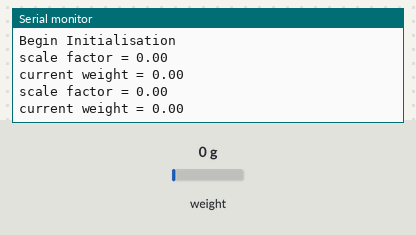
The sketch below on a simulated Arduino Uno, built with avr-gcc and run on an emulated ATmega328P. On the bench: the last lines printed to the serial monitor. The test bench sets the inputs (shaded band); at power-on: weight on the scale 0 g.

Above: at 5.8 s.
5.9 s: weight on the scale set to 100 g
At 10.5 s:
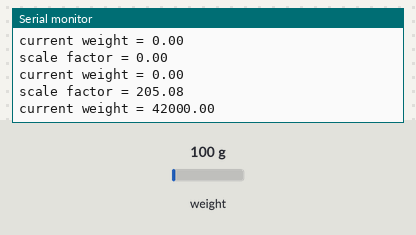
11.1 s: weight on the scale set to 1250 g
At 13.6 s:
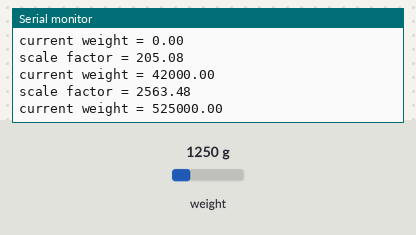
Timing chart, 0 to 15.1 s (numbered marks = the images above; inputs shaded):
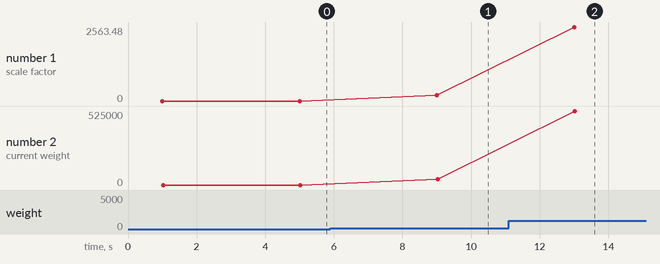

Measured:
- after the input at 5.9 s, the serial monitor: prints a new line after 3.1 s (image 1)
- after the input at 11.1 s, the serial monitor: prints a new line after 1.9 s (image 2)
- plotted number 1: 0 → 205.08 after the input at 5.9 s, 205.08 → 2563.48 after the input at 11.1 s
- plotted number 2: 0 → 42000 after the input at 5.9 s, 42000 → 525000 after the input at 11.1 s

The sketch:

Calibration.ino
```cpp
// (licence header left out)
#include "HX711.h" //This library can be obtained here http://librarymanager/All#Avia_HX711

//#define calibration_factor -7050.0 //This value is obtained using the SparkFun_HX711_Calibration sketch
//#define zero_factor 125804 //This large value is obtained using the SparkFun_HX711_Calibration sketch

//long calibration_factor =  2050.0; //This value is obtained using the SparkFun_HX711_Calibration sketch
long zero_factor =  125804; //This large value is obtained using the SparkFun_HX711_Calibration sketch

#define LOADCELL_DOUT_PIN  A5
#define LOADCELL_SCK_PIN  A4

HX711 scale;


/* Calibration sketch for HX711 */

#include "HX711.h"  // Library needed to communicate with HX711 https://github.com/bogde/HX711
//#include "HX711.cpp"


void setup() {
  Serial.begin(9600);
  scale.begin(LOADCELL_DOUT_PIN,LOADCELL_SCK_PIN);
  void set_scale();  // Start scale
  void tare();       // Reset scale to zero
  Serial.println("Begin Initialisation");// Print the scale factor to use
}

void loop() {
  //float get_units(20);
  float current_weight;
  current_weight = scale.get_units(10);

  float scale_factor=(current_weight/204.8);  // divide the result by a known weight
  Serial.print(F("scale factor = "));// Print the scale factor to use
  Serial.println(scale_factor);
  Serial.print(F("current weight = "));
  Serial.println(current_weight);
  delay(3000);
}
```
